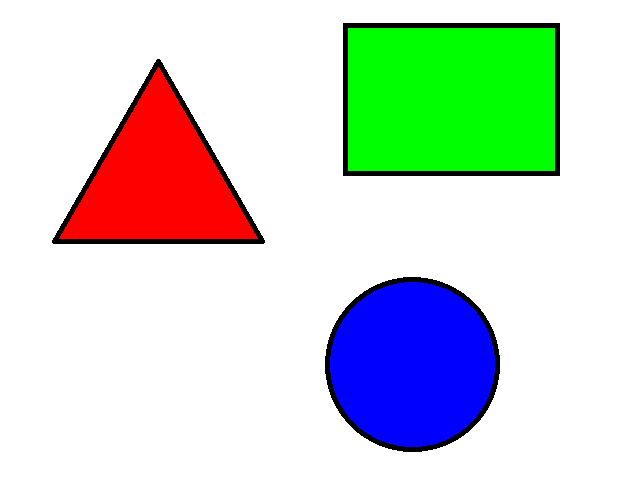
#> input picture images/Shapes.png, 640 x 480 px; its folder holds only this picture in this run
$ python q2.py
#> lines starting #> are read from the running program, lines starting #| are printed output that depends on the picture
import os
from pathlib import Path

import numpy as np
import numpy.typing as npt
from PIL import Image


def count_pixels(image: Image.Image, color: tuple[int, int, int]) -> int:
    pixels: npt.NDArray[np.uint8] = np.asarray(image)
    return (pixels == color).all(axis=2).sum()


pixel_values = [(255, 0, 0), (0, 255, 0), (0, 0, 255), (0, 0, 0), (255, 255, 255)]
color_names = ["red", "green", "blue", "black", "white"]


def make_color_images() -> None:
    rows = 256
    cols = 256
    for pixel_value, name in zip(pixel_values, color_names):
        arr = np.zeros((rows, cols, 3), np.uint8)
        arr[:, :] = pixel_value
        image: Image.Image = Image.fromarray(arr)
        image.save(image_path.joinpath(name).with_suffix(".png"))
#> this loop made 5 passes
#> pass 1, in make_color_images, `image: Image.Image = Image.fromarray(arr)`:
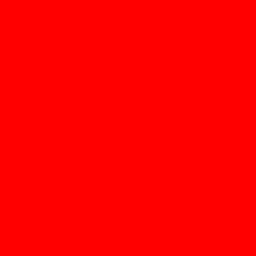
#> image: PIL image 256x256 RGB; mean R, G, B 255, 0, 0
#> pass 2, in make_color_images, `image: Image.Image = Image.fromarray(arr)`:
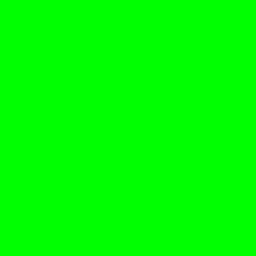
#> image: PIL image 256x256 RGB; mean R, G, B 0, 255, 0
#> pass 3, in make_color_images, `image: Image.Image = Image.fromarray(arr)`:
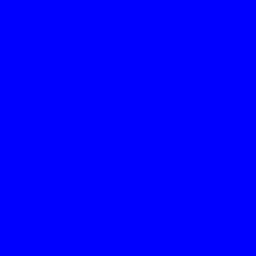
#> image: PIL image 256x256 RGB; mean R, G, B 0, 0, 255
#> after the loop: arr: shape (256, 256, 3); every value is 255


def pixel_report(image_path: Path) -> list[int]:
    image: Image.Image = Image.open(image_path).convert("RGB")
    return [count_pixels(image, pixel) for pixel in pixel_values]


image_path = Path("images")
if not image_path.exists():
    os.mkdir(image_path)

make_color_images()

headers = ["filename"] + color_names
column_widths = [12] + [5] * len(color_names)
for header, width in zip(headers, column_widths):
    print(f"{header:<{width}}", end=" ")
print()

for file_path in image_path.iterdir():
    if file_path.is_file():
        print(f"{file_path.name!s:{column_widths[0]}}", end=" ")
#| Shapes.png
        report = pixel_report(file_path)
#> in pixel_report, image is the input picture: PIL image 640x480 RGB; mean R, G, B 204.9, 215.2, 208.4
#> report = [17197, 29601, 21377, 9363, 229662]
        for count, width in zip(report, column_widths[1:]):
            print(f"{count:>{width}}", end=" ")
#> this loop made 5 passes
#> count on passes 1 to 5: 17197, 29601, 21377, 9363, 229662
#| 17197
#| 29601
#| 21377
#|  9363
#| 229662
        print()
